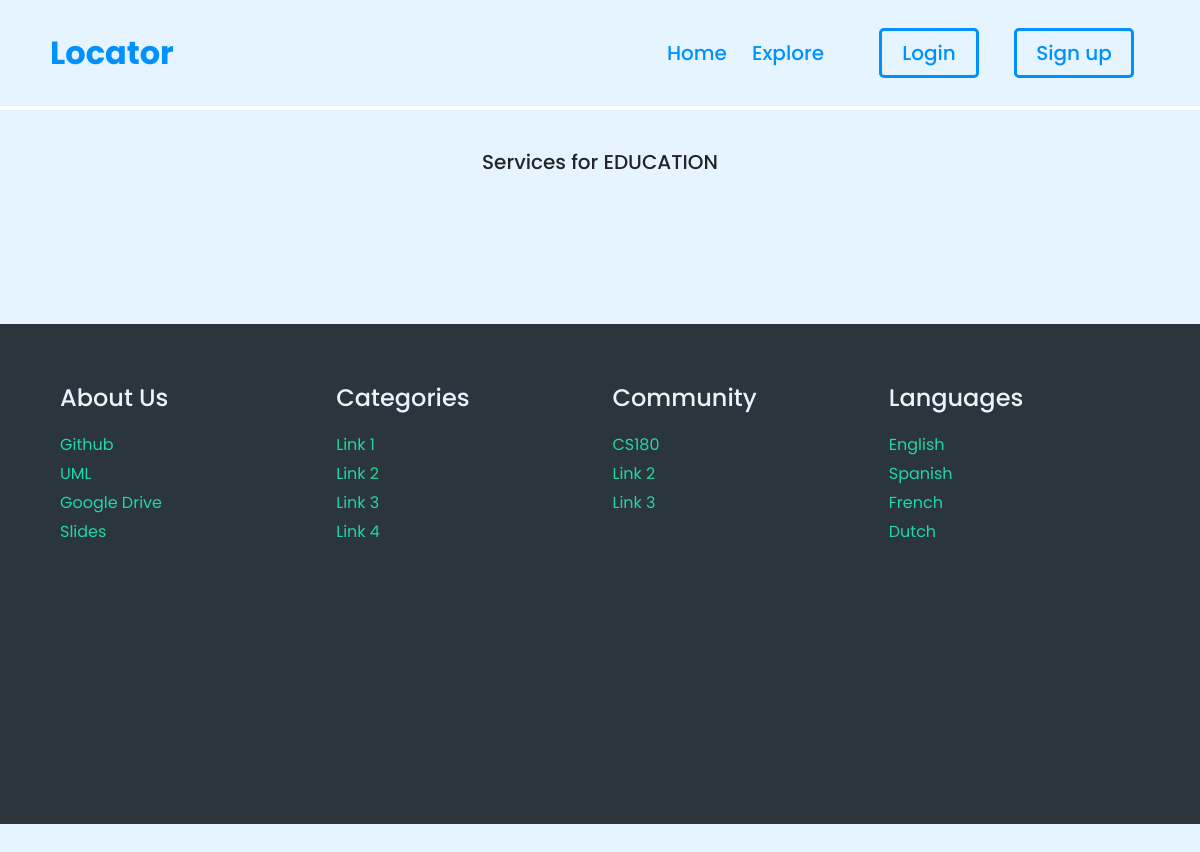
The app's page /category/EDUCATION/, older data.
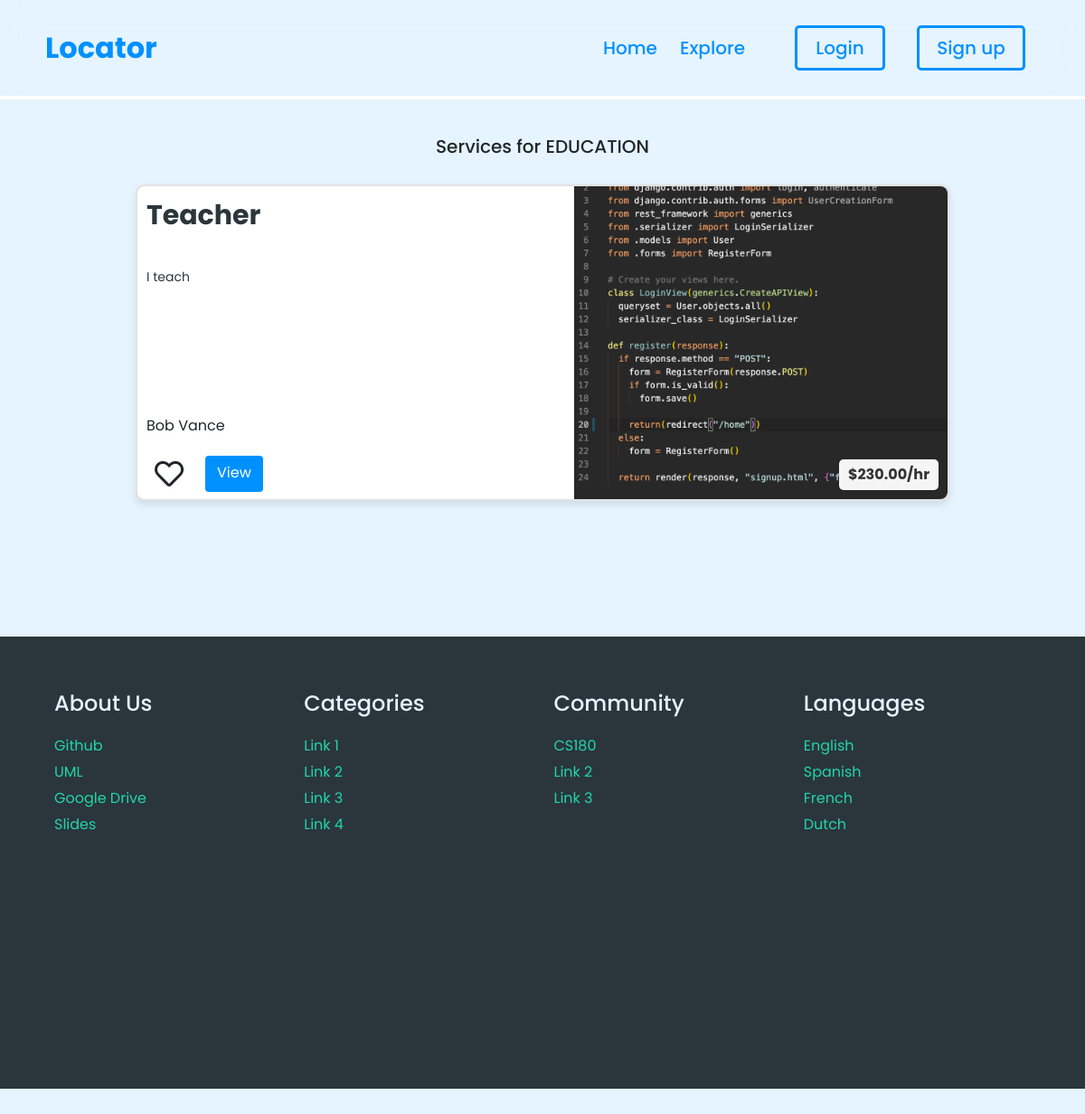
The same page, newer data.
### posting_service/models.py (models this page shows)
class Service(models.Model):
  ServiceID = models.CharField(max_length=8, default=generate_unique_code, unique=True)
  freelancer = models.ForeignKey(User, on_delete=models.CASCADE, null=True, blank=True)
  serviceName = models.CharField(max_length=250)
  description = models.TextField()
  price = models.DecimalField(max_digits=10, decimal_places=2)
  credentials = models.FileField(upload_to='documents/', null=True, blank=True)
  category = models.CharField(max_length=40, choices=[('EDUCATION', 'Education'), ('PERSONAL CARE AND GROOMING', 'Personal Care and Grooming'), ('CLEANING AND JANITORIAL', 'Cleaning and Janitorial'), ('CONSTRUCTION AND RENOVATION', 'Construction and Renovation'), ('LANDSCAPING AND GARDENING', 'Landscaping and Gardening'), ('CHILD AND PET CARE', 'Child and Pet Care'), ('TECHNOLOGY AND CREATIVE ARTS', 'Technology and Creative Arts'), ('OTHER', 'Other')], null=True, blank=True)
  created_at = models.DateTimeField(auto_now_add=True)

class Photo(models.Model):
    service = models.ForeignKey(Service, on_delete=models.CASCADE, null=True, blank=True)
    service_img = models.ImageField(upload_to='images/', null=True, blank=True)

### posting_service/views.py (the view)
# urls.py: path('category/<str:category>/', ServiceCategoryView, name="category"),
def ServiceCategoryView(request, category):
  services = Service.objects.filter(category=category)
  return render(request, 'category.html', {'services':services, 'category':category})

### frontend/templatetags/custom_filters.py (called while the page is built)
@register.filter
def truncate_with_ellipsis(value, max_length):
    if len(value) > max_length:
        return value[:max_length-3] + '...'
    else:
        return value

### posting_service/templates/category.html (shortened to what this page needs)
{% extends "base.html" %}
{% load static %}
{% load custom_filters %}
{% block content %}
  <h5 style="text-align:center; margin-bottom: 30px;">Services for {{ category }}</h5>
  {% for service in services %}
    <div id="review" style="margin-left: 50%; transform: translate(-50%);">
      <div id="leftsection">
          <div id="ptitle" style="margin-top: 10px"> {{ service.serviceName }} </div>
          <div id="pdescription">
              {{ service.description | truncate_with_ellipsis:350 }}
          </div>
          <div id="puser">
            <div id="pusername">
                {{ service.freelancer.first_name }} {{ service.freelancer.last_name }}
            </div>
          </div>
          <div id="other">
              <div class="heartsection">
                  <i class="far fa-heart animated-heart-outline fa-2x"></i>
                  <i class="fas fa-heart animated-heart fa-2x"></i>
              </div>
              <a href="{% url 'posting_service:service_page' service.ServiceID %}" class="btn custom-button" style="height: 40px; margin-left: 15px;">View</a>
          </div>
      </div>
      <div id="rightsection">
          <div id="imagesection">
              {% if service.photo_set.first %}
                <img src="{{ service.photo_set.first.service_img.url }}" style="width: 100%;height: 100%; object-fit: cover;">
              {% endif %}
          </div>
      </div>
      <div id="price-section">
        ${{ service.price }}/hr
      </div>
    </div>
  {% endfor %}
{% endblock content %}

Row changes from the older to the newer data that the page shows:
now on this page (row edited): Service: category "EDUCATION", serviceName "Teacher", description "I teach", freelancer.first_name "Bob", freelancer.last_name "Vance", photo_set.first.service_img (picture), price "230.00"
Text that changed along with them:
{{ category }}: "EDUCATION" → (not shown)
